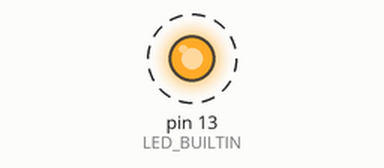
Simulated run of this sketch. Board: Arduino Nano, built with avr-gcc and run on an emulated ATmega328P. Shown: output pins drawn as LEDs (lit = HIGH). Dashed ring = blinking. What the sketch prints to the serial monitor is not drawn.

Above: at 0.2 s.
Timing chart, 0 to 3.0 s (numbered marks = the images above):
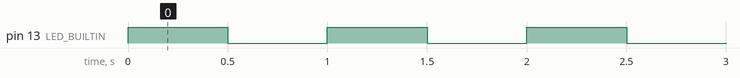

Measured:
- by itself, pin 13 (LED_BUILTIN): alternates HIGH for 0.50 s and LOW for 0.50 s

The sketch:

sanityCheckArduino.ino
```cpp
unsigned int counter = 0;

void setup()
{
  pinMode(LED_BUILTIN, OUTPUT);

  Serial.begin(9600);
}

void loop()
{
  digitalWrite(LED_BUILTIN, HIGH);
  delay(500);
  digitalWrite(LED_BUILTIN, LOW);
  delay(500);

  Serial.print("Hello! This is Arduino Nano 33 IoT! Counter of seconds: ");
  Serial.println(counter);
  counter++;
}
```
